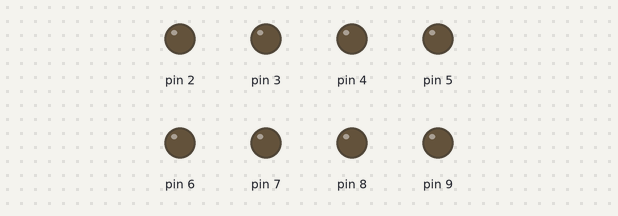
Recording of a sketch running on a simulated Arduino Uno, built with avr-gcc and run on an emulated ATmega328P. Parts: output pins drawn as LEDs (lit = HIGH). Pins used as bus, display or sensor lines are not drawn.

Above: at 0.2 s.
At 1.7 s:
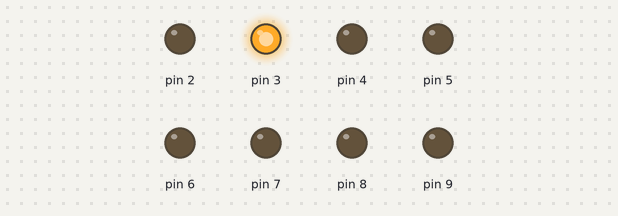
At 2.2 s:
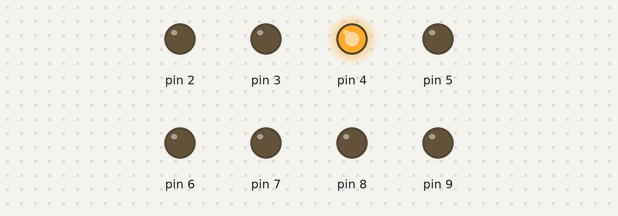
At 2.7 s:
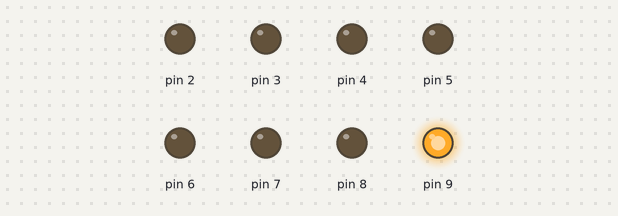
At 4.2 s:
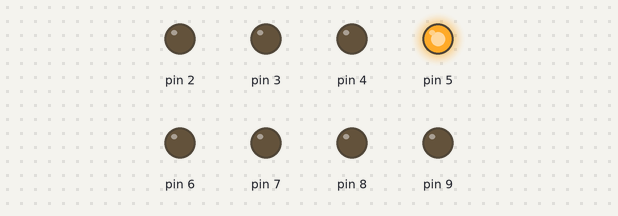
At 5.7 s:
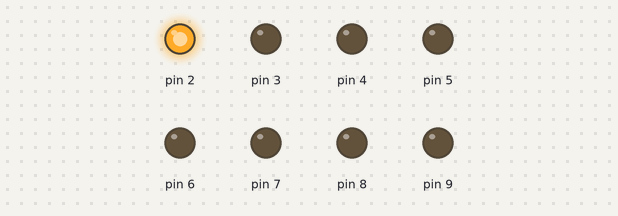
Timing chart, 0 to 6.5 s (numbered marks = the images above):
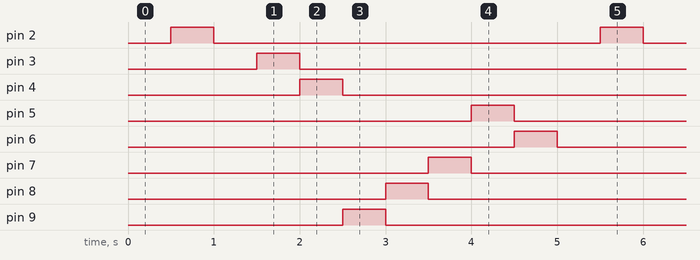

The sketch:

ledsetting.ino
```cpp
#include "param.h"

void setup() {
  Serial.begin(9600);
  pinMode(0, OUTPUT);
  pinMode(1, OUTPUT);
  pinMode(2, OUTPUT);
  pinMode(3, OUTPUT);
  pinMode(4, OUTPUT);
  pinMode(5, OUTPUT);
  pinMode(6, OUTPUT);
  pinMode(7, OUTPUT);
  pinMode(8, OUTPUT);
  pinMode(9, OUTPUT);

}

void loop() {
  int mode = parametre();
  switch (mode)
  {
    case 0: // On c pa
        break;
    case 1: // Allumer toutes les LEDs
        digitalWrite(0, HIGH);
        digitalWrite(1, HIGH);
        digitalWrite(2, HIGH);
        digitalWrite(3, HIGH);
        digitalWrite(4, HIGH);
        digitalWrite(5, HIGH);
        digitalWrite(6, HIGH);
        digitalWrite(7, HIGH);
        digitalWrite(8, HIGH);
        digitalWrite(9, HIGH);
        /*delay(200);
        digitalWrite(0, LOW);
        digitalWrite(1, LOW);
        digitalWrite(2, LOW);
        digitalWrite(3, LOW);
        digitalWrite(4, LOW);
        digitalWrite(5, LOW);
        digitalWrite(6, LOW);
        digitalWrite(7, LOW);
        digitalWrite(8, LOW);
        digitalWrite(9, LOW);
        delay(750);*/
        break;

    case 2:// Allumer les LEDs en mode chenille
        digitalWrite(1, HIGH);
        delay(500);
        digitalWrite(1, LOW);
        digitalWrite(2, HIGH);
        delay(500);
        digitalWrite(2, LOW);
        digitalWrite(0, HIGH);
        delay(500);
        digitalWrite(0, LOW);
        digitalWrite(3, HIGH);
        delay(500);
        digitalWrite(3, LOW);
        digitalWrite(4, HIGH);
        delay(500);
        digitalWrite(4, LOW);
        digitalWrite(9, HIGH);
        delay(500);
        digitalWrite(9, LOW);
        digitalWrite(8, HIGH);
        delay(500);
        digitalWrite(8, LOW);
        digitalWrite(7, HIGH);
        delay(500);
        digitalWrite(7, LOW);
        digitalWrite(5, HIGH);
        delay(500);
        digitalWrite(5, LOW);
        digitalWrite(6, HIGH);
        delay(500);
        digitalWrite(6, LOW);
        break;

    case 3:// Allumer 1 LED sur 2
        digitalWrite(0, LOW);
        digitalWrite(1, LOW);
        digitalWrite(2, HIGH);
        digitalWrite(3, HIGH);
        digitalWrite(4, LOW);
        digitalWrite(5, LOW);
        digitalWrite(6, HIGH);
        digitalWrite(7, HIGH);
        digitalWrite(8, LOW);
        digitalWrite(9, HIGH);
        break;

    case 4:// Allumer 1 LED sur 3
        digitalWrite(0, LOW);
        digitalWrite(1, HIGH);
        digitalWrite(2, LOW);
        digitalWrite(3, HIGH);
        digitalWrite(4, LOW);
        digitalWrite(5, LOW);
        digitalWrite(6, HIGH);
        digitalWrite(7, LOW);
        digitalWrite(8, HIGH);
        digitalWrite(9, LOW);
        break;

    case 5:// Allumer 1 LED sur 4
        digitalWrite(0, LOW);
        digitalWrite(1, HIGH);
        digitalWrite(2, LOW);
        digitalWrite(3, LOW);
        digitalWrite(4, HIGH);
        digitalWrite(5, HIGH);
        digitalWrite(6, LOW);
        digitalWrite(7, LOW);
        digitalWrite(8, LOW);
        digitalWrite(9, LOW);
        break;

    case 6:// Allumer 1 LED sur 5
        digitalWrite(0, LOW);
        digitalWrite(1, HIGH);
        digitalWrite(2, LOW);
        digitalWrite(3, LOW);
        digitalWrite(4, LOW);
        digitalWrite(5, LOW);
        digitalWrite(6, LOW);
        digitalWrite(7, LOW);
        digitalWrite(8, LOW);
        digitalWrite(9, HIGH);
        break;

    case 7:// Allumer 1 LED sur 6
        digitalWrite(0, LOW);
        digitalWrite(1, HIGH);
        digitalWrite(2, LOW);
        digitalWrite(3, LOW);
        digitalWrite(4, LOW);
        digitalWrite(5, LOW);
        digitalWrite(6, LOW);
        digitalWrite(7, LOW);
        digitalWrite(8, HIGH);
        digitalWrite(9, LOW);
      break;

    case 8:// Allumer 1 LED sur 7
        digitalWrite(0, LOW);
        digitalWrite(1, HIGH);
        digitalWrite(2, LOW);
        digitalWrite(3, LOW);
        digitalWrite(4, LOW);
        digitalWrite(5, LOW);
        digitalWrite(6, LOW);
        digitalWrite(7, HIGH);
        digitalWrite(8, LOW);
        digitalWrite(9, LOW);
        break;

    case 9:// Allumer 1 LED sur 8
        digitalWrite(0, LOW);
        digitalWrite(1, HIGH);
        digitalWrite(2, LOW);
        digitalWrite(3, LOW);
        digitalWrite(4, LOW);
        digitalWrite(5, HIGH);
        digitalWrite(6, LOW);
        digitalWrite(7, LOW);
        digitalWrite(8, LOW);
        digitalWrite(9, LOW);
        break;

    case 10:// Allumer 1 LED sur 9
        digitalWrite(0, LOW);
        digitalWrite(1, HIGH);
        digitalWrite(2, LOW);
        digitalWrite(3, LOW);
        digitalWrite(4, LOW);
        digitalWrite(5, LOW);
        digitalWrite(6, HIGH);
        digitalWrite(7, LOW);
        digitalWrite(8, LOW);
        digitalWrite(9, LOW);
        break;

    case 11:// Allumer 1 LED sur 10
        digitalWrite(0, LOW);
        digitalWrite(1, HIGH);
        digitalWrite(2, LOW);
        digitalWrite(3, LOW);
        digitalWrite(4, LOW);
        digitalWrite(5, LOW);
        digitalWrite(6, LOW);
        digitalWrite(7, LOW);
        digitalWrite(8, LOW);
        digitalWrite(9, LOW);
        break;

    default :// Erreur
      break;

  }
}
```

Measured:
- by itself, pin 2–9: alternates HIGH for 0.50 s and LOW for 4.5 s
- by itself, everything shown: repeats every 5.0 s, in 10 steps
